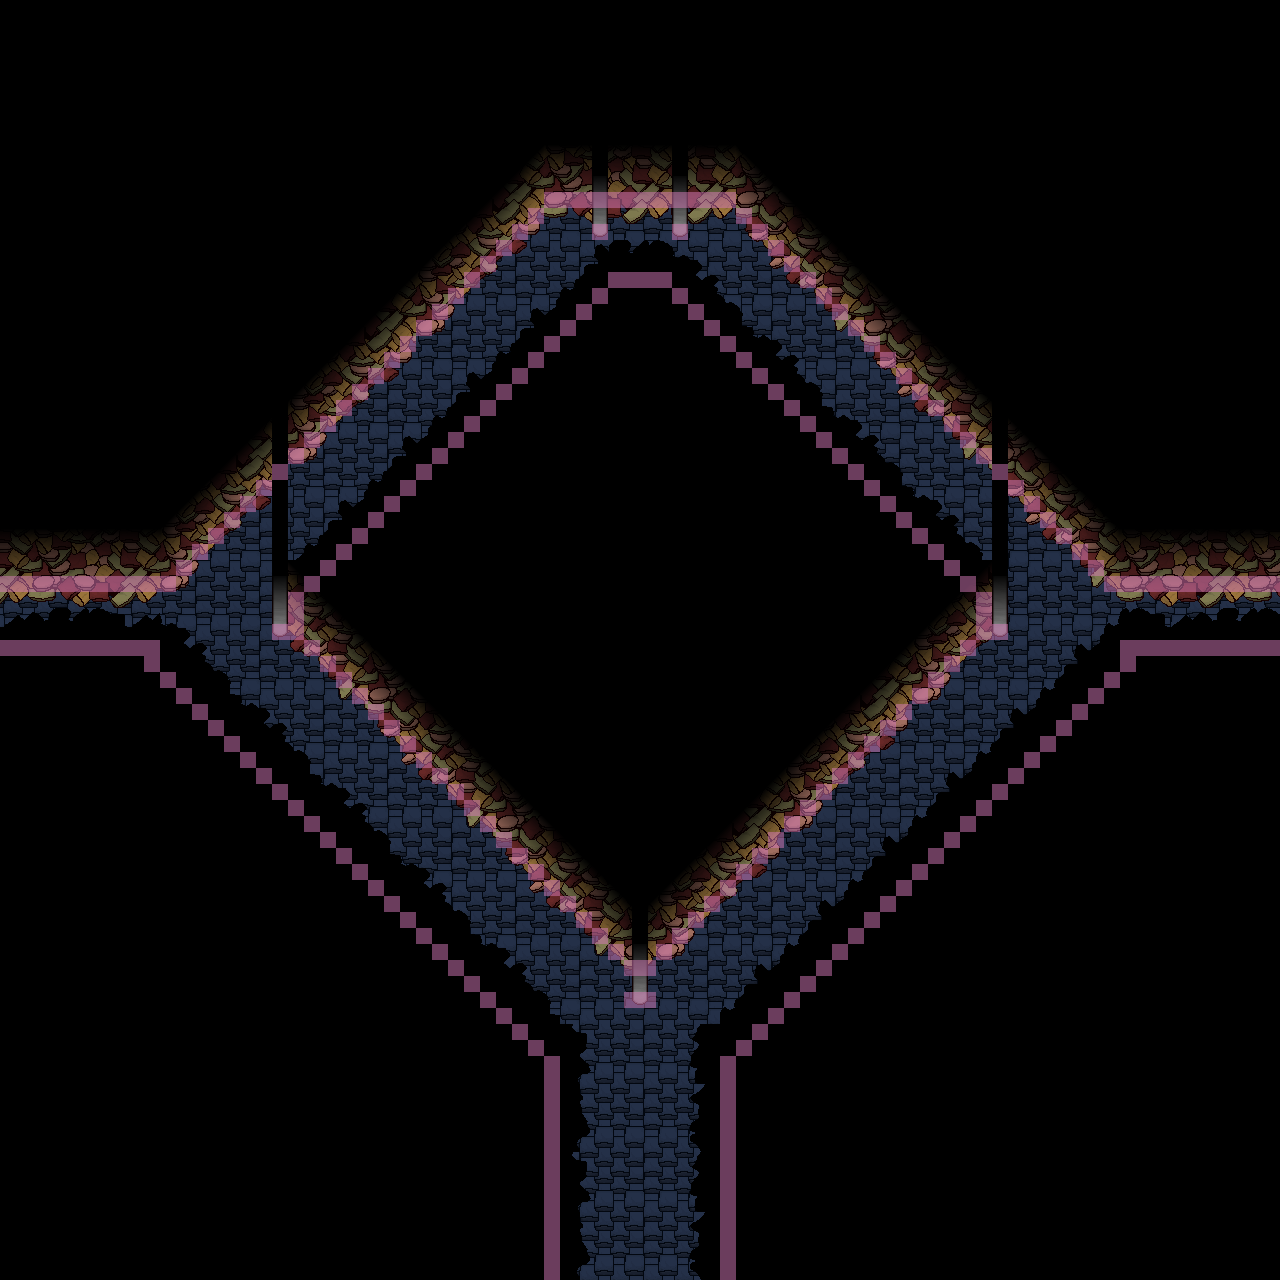

A level layout from a 2D game, rendered from its tile map. Below: a short description, then the map file with tile-grid data replaced by summaries:
An orthogonal 80x80 tile map with 16x16 px tiles, 9 tile layers (floor, walls, props, props2, ...).

<map version="1.10" tiledversion="1.11.0" orientation="orthogonal" renderorder="right-down" width="80" height="80" tilewidth="16" tileheight="16" infinite="0" nextlayerid="11" nextobjectid="1">
 <properties>
  <property name="clamp_camera" type="bool" value="true" />
  <property name="edges">{
	"down": {
		"type": "warp",
		"map": "pillow_fort/pillow_fort0.tmx",
		"pos": { 
			"x": 45, 
			"y": 0
		},
		"transition": {
			"type": "fade",
			"music": false
		}
	}
}</property>
  <property name="music" value="res/audio/music/luckily.ogg" />
  <property name="music_speed" type="float" value="0.9" />
  <property name="music_volume" type="float" value="0.75" />
  <property name="tint" value="0,0,0,50" />
 </properties>
 <tileset firstgid="1" source="../tilesets/pillows.tsx" />
 <layer id="1" name="floor" width="80" height="80">
  <data>[6400 cells, 1667 non-empty, 16 distinct tile ids]</data>
 </layer>
 <layer id="3" name="walls" width="80" height="80">
  <data>[6400 cells, 1236 non-empty, 296 distinct tile ids]</data>
 </layer>
 <layer id="5" name="props" width="80" height="80">
  <data>[6400 cells, 40 non-empty, 18 distinct tile ids]</data>
 </layer>
 <layer id="6" name="props2" width="80" height="80">
  <data>[6400 cells, 6 non-empty, 3 distinct tile ids]</data>
 </layer>
 <layer id="8" name="gradient" width="80" height="80">
  <data>[6400 cells, 585 non-empty, 26 distinct tile ids]</data>
 </layer>
 <layer id="7" name="props_above" width="80" height="80">
  <properties>
   <property name="height" type="int" value="1" />
  </properties>
  <data>[6400 cells, 50 non-empty, 12 distinct tile ids]</data>
 </layer>
 <layer id="4" name="above" width="80" height="80">
  <properties>
   <property name="height" type="int" value="1" />
  </properties>
  <data>[6400 cells, 789 non-empty, 120 distinct tile ids]</data>
 </layer>
 <layer id="9" name="gradient_above" width="80" height="80">
  <properties>
   <property name="height" type="int" value="1" />
  </properties>
  <data>[6400 cells, 4 non-empty, 4 distinct tile ids]</data>
 </layer>
 <layer id="10" name="collision" width="80" height="80" opacity="0.5">
  <properties>
   <property name="draw" type="bool" value="false" />
  </properties>
  <data>[6400 cells, 274 non-empty, 1 distinct tile ids]</data>
 </layer>
</map>
